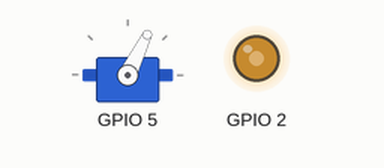
Recording of a program running on a simulated ESP32 board running MicroPython. Parts: servo, output pins drawn as LEDs (lit = HIGH). Servo angles are drawn from the pulse width (0.5 ms = 0°, 2.5 ms = 180°); pins used as bus, display or sensor lines are not drawn; what the program prints to the serial console is not drawn. At 0.0 s the program stops and its outputs stay as they are.

Above: at 0.1 s.
Timing chart, 0 to 1.5 s (numbered marks = the images above):
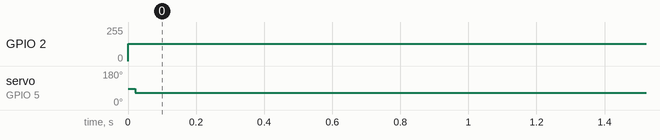

Measured:
- by itself, GPIO 2: 0/255 → 128/255 at 0.00 s
- by itself, servo on GPIO 5: 87° → 64° at 0.02 s

The program:

SmoothServo.py
```python
import collections
import machine
import utime
from uQue import uQue

class SmoothServo:
    def __init__(self, pin, maxlen=3, fixed_step_size=0.05, timeout_ms=10000):
        self.servo = machine.PWM(machine.Pin(pin), freq=50)
        self.history = uQue(maxlen,0.5)
        self.fixed_step_size = fixed_step_size
        self.current_position = 0.5  # start position
        self.last_moved_time = utime.ticks_ms()  # initialize with the current time
        self.timeout_ms = timeout_ms

    def set_position(self, desired_position:float):
        # This only sets the target. Actual movement happens in do_loop.
        self.history.append(desired_position)
        if self.history[0] != self.history[1]:
            self.last_moved_time = utime.ticks_ms()

    def do_loop(self):
        # Check if there's a recent target to move towards
        #if not self.history:
        #    self.check_for_timeout()
        #   return
        #print(f"current_position: {self.current_position}")
        # Use the most recent target
        desired_position = self.history[0]
        #print(f"desired_position: {desired_position}")
        # Calculate a movement factor based on historical values
        movement_factor = self.compute_movement_factor()
        #print(f"movement_factor: {movement_factor}")
        # Calculate direction towards desired position
        direction = 1 if desired_position > self.current_position else -1
        #print(f"direction: {direction}")
        # Calculate effective movement with fixed size, but adjust direction
        movement_distance = abs(desired_position - self.current_position)
        step = min(self.fixed_step_size * movement_factor, movement_distance)
        effective_movement = step * direction
        #print(f"effective_movement: {effective_movement}")
        # Update the current position and move the servo
        #print(f"cutoff_movement: {effective_movement}")
        if effective_movement != 0:
            self.current_position += effective_movement
            self.move_servo_to_position(self.current_position)
        #print(f"current_position: {self.current_position}")
        # Update the last moved time
        self.last_moved_time = utime.ticks_ms()

        # Check for timeout after moving
        self.check_for_timeout()


    def move_servo_to_position(self, position):
        duty = int(position  * (114 - 40) + 40)
        print(duty)
        self.servo.duty(duty)

    def compute_movement_factor(self):
        HIGH_FACTOR = 1.0
        LOW_FACTOR = 0.5
        NO_MOVE = 0.0
        h0,h1,h2 = self.history[0],self.history[1],self.history[2]
        # Check if there's no movement
        if h0 == h1:
            return NO_MOVE
        # Check for a change in direction or if it was not moving
        elif (h1 - h2) * (h0 - h1) <= 0:  # Change in direction or no prior movement
            return LOW_FACTOR
        else:  # The servo is moving in the same direction
            return HIGH_FACTOR


    def check_for_timeout(self):
        current_time = utime.ticks_ms()
        if utime.ticks_diff(current_time, self.last_moved_time) > self.timeout_ms:
            self.servo.duty(0)


if __name__ == "__main__":
    # Example usage:
    x_servo = SmoothServo(2)  # set pin number for X
    y_servo = SmoothServo(5)  # set pin number for Y

    x_servo.set_position(0.5)  # set target position for X servo
    y_servo.set_position(0.3)  # set target position for Y servo

    for _ in range(10):
        x_servo.do_loop()
        y_servo.do_loop()
```

uQue.py
```python
class uQue:
    def __init__(self, capacity,initialVal):
        self.capacity = capacity
        self.buffer = [None] * capacity
        self.size = 0
        self.start_idx = 0
        for i in range(capacity):
            self.buffer[i] = initialVal

    def append(self, value):
        if self.size < self.capacity:
            self.buffer[self.size] = value
            self.size += 1
        else:
            self.buffer[self.start_idx] = value
            self.start_idx = (self.start_idx + 1) % self.capacity

    def __getitem__(self, idx):
        if idx < 0 or idx >= self.capacity:
            raise IndexError("Index out of range")
        real_idx = (self.start_idx + self.size - 1 - idx) % self.capacity
        return self.buffer[real_idx]

    def sum(self):
        return sum(val for val in self.buffer if val is not None)

    def average(self):
        return self.sum() / len(self) if self.size != 0 else 0

    def __len__(self):
        return self.size
```
